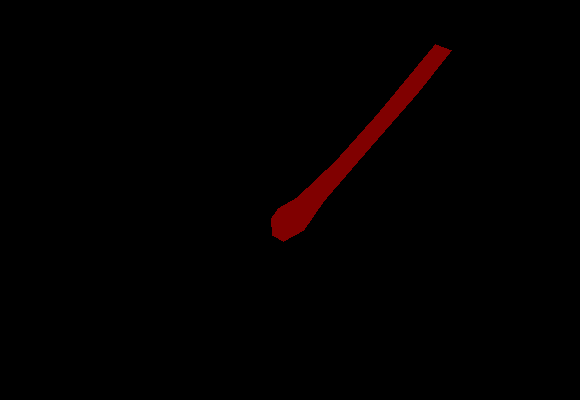
#> input picture image_dataset_label/img_y/10_103_matte.png, 580 x 400 px; its folder holds only this picture in this run
$ python img2numpy.py
#> lines starting #> are read from the running program, lines starting #| are printed output that depends on the picture; after the words box and inside, x2 and y2 are one past the last pixel; in counts of white or black regions, pixels touching at a corner belong together
#! usr/bin/env python
# coding:utf-8

import cv2 as cv
import numpy
import os

this_file_path=os.path.dirname(__file__)
img_ypath=this_file_path[:-len('scripts')]+'/img_y'
img_y_allfile=os.listdir(img_ypath)

img = cv.imread(os.path.join(img_ypath,img_y_allfile[0]),flags=2) #flags=1以原图像读 2以灰度图读入 参考：https://blog.csdn.net/qq_42079689/article/details/102535329
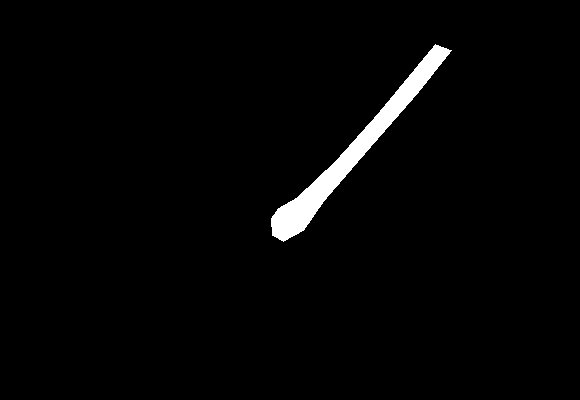
#> img: shape (400, 580); values 0 (black) and 38 (white), 2.2% white; 1 white region, box (x1, y1, x2, y2) and area: (271, 44, 452, 242) 5017

cv.imshow('image',img)
cv.waitKey(0)

$ run again, on image_dataset_label/img_y/11_191_matte.png
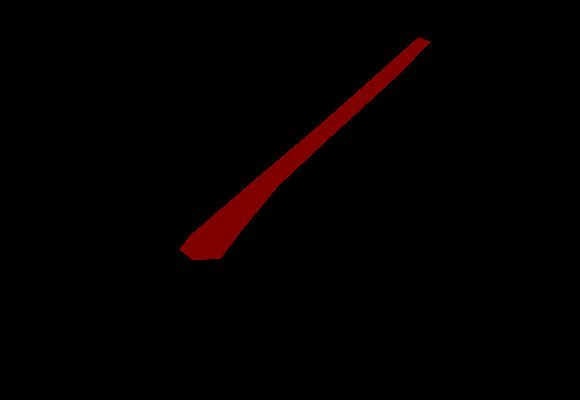
#> input picture image_dataset_label/img_y/11_191_matte.png, 580 x 400 px
#> `img = cv.imread(os.path.join(img_ypath,img_y_allfile[0]),flags=2)`:
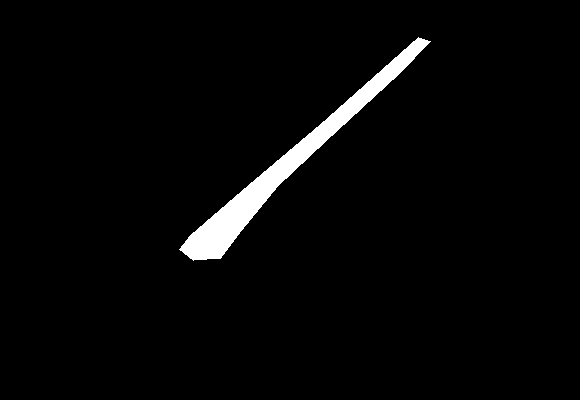
#> img: shape (400, 580); values 0 (black) and 38 (white), 2.8% white; 1 white region, box (x1, y1, x2, y2) and area: (179, 37, 431, 261) 6608
